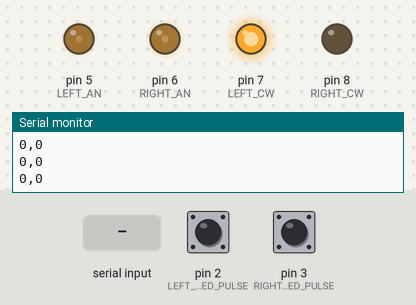
Bench run of a sketch on a simulated Arduino Uno, built with avr-gcc and run on an emulated ATmega328P. Shown: output pins drawn as LEDs (lit = HIGH), the last lines printed to the serial monitor. The test bench sets the inputs (shaded band); at power-on: pin 2 (LEFT_SPEED_PULSE) LOW, pin 3 (RIGHT_SPEED_PULSE) LOW.

Above: at 1.25 s.
1.3 s: "p90\n" received over Serial
At 1.45 s:
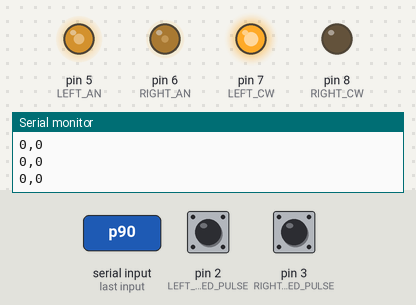
4.3 s: pin 2 (LEFT_SPEED_PULSE) pulled HIGH for 1 s
At 5.7 s:
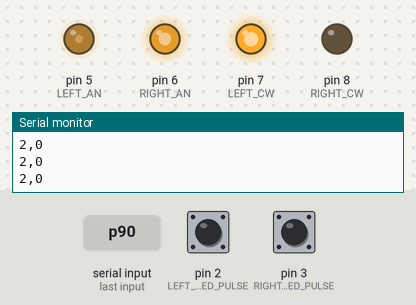
6.9 s: pin 3 (RIGHT_SPEED_PULSE) pulled HIGH for 0.15 s
At 8.3 s:
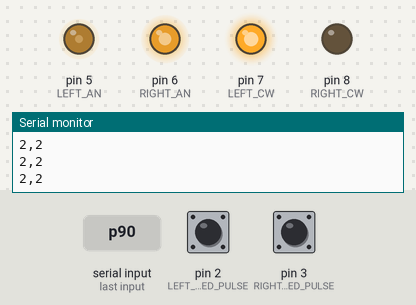
Timing chart, 0 to 9.9 s (numbered marks = the images above; inputs shaded):
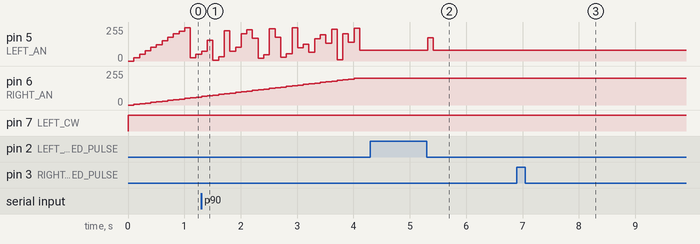

The sketch:

independent_PID_with_Ramp.ino
```cpp
#define LEFT_SPEED_PULSE 2
#define RIGHT_SPEED_PULSE 3
#define LEFT_AN 5 // PWM pin
#define RIGHT_AN 6 // PWM pin
#define LEFT_CW 7 // HIGH - forward
#define RIGHT_CW 8 // LOW - forward


int gLeftTask = 0;
int gRightTask = 0;
int gLeftCounter = 0;
int gRightCounter = 0;

uint32_t prev_err_left = 0;
uint32_t prev_ticks_left = 0;
uint32_t error_i_left = 0;
float control_left;
uint32_t given_speed_left;
uint32_t current_speed_left;

uint32_t prev_err_right = 0;
uint32_t prev_ticks_right = 0;
uint32_t error_i_right = 0;
float control_right;
uint32_t given_speed_right;
uint32_t current_speed_right;

float kp_left=5.1;
float kd_left=0.0001;
float ki_left=0.000001;
uint32_t kob_left = 258;

float kp_right=5.1;
float kd_right=0.0001;
float ki_right=0.000001;
uint32_t kob_right = 261;

float* RampGenerator (float S, float Vmax, float E,float dt){

  int32_t kob_right = 261;
  S = S*kob_right;
  float tnas = Vmax/E;
  float s_nas1=S-E*tnas*tnas;
  float t_usk = sqrt(s_nas1/E);

  int num_t1 = (int)(tnas / dt) + 1;
  int num_t2 = (int)((t_usk - tnas) / dt) + 1;
  int num_t3 = (int)((t_usk + tnas - t_usk) / dt) + 1;
  int total_size = num_t1 + num_t2 + num_t3;

  float* t = (float*)malloc(total_size * sizeof(float));
  float* v = (float*)malloc(total_size * sizeof(float));
  for (int i = 0; i < num_t1; i++) {
        t[i] = i * dt;
        v[i] = E * t[i];
    }

    for (int i = 0; i < num_t2; i++) {
        t[num_t1 + i] = tnas + i * dt;
        v[num_t1 + i] = Vmax;
    }

    for (int i = 0; i < num_t3; i++) {
        t[num_t1 + num_t2 + i] = t_usk + i * dt;
        v[num_t1 + num_t2 + i] = E * (t_usk + tnas) - E * t[num_t1 + num_t2 + i];
    }
    return v;
}

void setup() {
  // put your setup code here, to run once:
   Serial.begin(9600);

  pinMode(LEFT_SPEED_PULSE, INPUT);
  pinMode(RIGHT_SPEED_PULSE, INPUT);
  attachInterrupt(digitalPinToInterrupt(LEFT_SPEED_PULSE), leftPulse, CHANGE);
  attachInterrupt(digitalPinToInterrupt(RIGHT_SPEED_PULSE), rightPulse, CHANGE);

  pinMode(LEFT_AN, OUTPUT);
  pinMode(RIGHT_AN, OUTPUT);

  pinMode(LEFT_CW, OUTPUT);
  pinMode(RIGHT_CW, OUTPUT);

  Serial.begin(9600);
  Serial.setTimeout(50);
  Serial.flush();
  Serial.println("left");

  TCCR1A = 0; // установить TCCR1A регистр в 0
  TCCR1B = 0;

    // включить прерывание Timer1 overflow:
  TIMSK1 = (1 << TOIE1);
    // Установить CS10 бит так, чтобы таймер работал при тактовой частоте:
  TCCR1B |=  (1 << CS11);

  sei();  // включить глобальные прерывания
}

void leftPulse() {
  gLeftCounter++;
}

void rightPulse() {
  gRightCounter++;
}

ISR(TIMER1_OVF_vect)
{

  current_speed_left = gLeftCounter-prev_ticks_left;
  current_speed_right = gRightCounter-prev_ticks_right;

  uint32_t error_left = given_speed_left - current_speed_left;
  uint32_t error_right = given_speed_right - current_speed_right;

  uint32_t error_d_left = error_left - prev_err_left;
  uint32_t error_d_right = error_right - prev_err_right;

  uint32_t error_i_left = error_i_left + error_left;
  uint32_t error_i_right = error_i_right + error_right;

  control_left = error_left*kp_left + error_d_left*kd_left + error_i_left*ki_left;
  control_right = error_right*kp_right + error_d_right*kd_right + error_i_right*ki_right;

  prev_err_left = error_left;
  prev_err_right = error_right;

  prev_ticks_left = gLeftCounter;
  prev_ticks_right = gRightCounter;

}

//int speed, int distance
void doMove(uint32_t speed_left,uint32_t speed_right,uint32_t distance_left,uint32_t distance_right)
{
  distance_right = distance_right*kob_right;
  distance_left = distance_left*kob_left;
  // gRightCounter>=distance_right &&
  float* result = RampGenerator(10,200.0,500.0,0.01);
  int total_size = (float*)malloc(total_size * sizeof(float));
  for (int i = 1; i < total_size; i++) {
        given_speed_left = result[i];
    given_speed_right = result[i];
    digitalWrite(LEFT_CW, HIGH);
    digitalWrite(RIGHT_CW, LOW);
    analogWrite(LEFT_AN, control_left);
    analogWrite(RIGHT_AN, prev_err_right);
    delay(100);
    if (result[i]<5){
            free(result);
            analogWrite(LEFT_AN, 0);
            analogWrite(RIGHT_AN, 0);
            return 0;
        }
    if (Serial.available() > 1) {
    char key = Serial.read();
    int val = Serial.parseFloat();
    switch (key) {
      case 'p': kp_left = val; break;
      case 'i': ki_left = val; break;
      case 'd': kd_left = val; break;
    }
  }
  Serial.print(gLeftCounter);
  Serial.print(',');
  Serial.println(gRightCounter);

    }
  analogWrite(LEFT_AN, 0);
  analogWrite(RIGHT_AN, 0);
  return 0;
}

void loop() {
  // put your main code here, to run repeatedly:
  doMove(200,200,5,5);
  //float* result = RampGenerator(10,200.0,500.0,0.01);
  //int total_size = (float*)malloc(total_size * sizeof(float));
  //for (int i = 1; i < total_size; i++) {
       // Serial.println(result[i]);
       // delay(100);
        //if (result[i]==0){
         //   free(result);
        //}
    //}
  delay(1000);

}
```

Measured:
- after the input at 4.3 s, pin 5 (LEFT_AN): 80/255 → 174/255 after 1.0 s, → 80/255 0.10 s later
- after the input at 6.9 s, pin 6 (RIGHT_AN): 200/255 → 199/255 at once, → 200/255 0.10 s later
